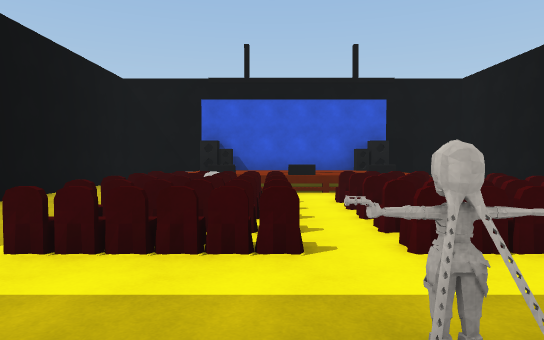
[1] (above)

17 first-person views from a walk through a 3-D level made in the Unity game engine. The camera is 1.5 m above the floor, tilts 2° down and sees 75° across. The floor is counted in squares, 2 m on a side. Each view is taken from the middle of a square. On the plan, view 1 faces up. The plan holds only what a view shows up to about 11 squares ahead; the rest is blank. The place goes on beyond the plan. The player is left out. Surface patterns are stand-ins for the level's own textures.

[2]
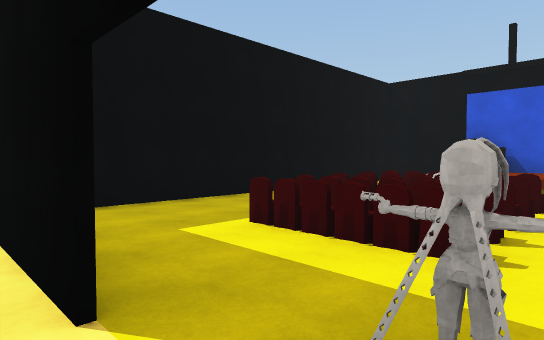

[3]
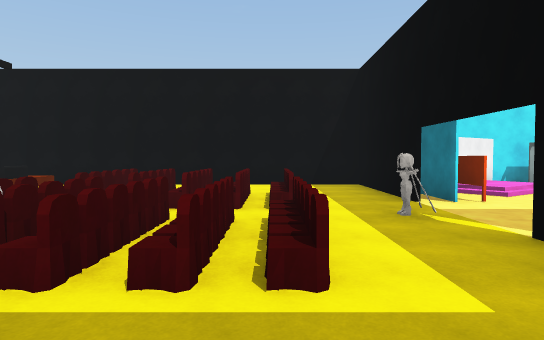

[4]
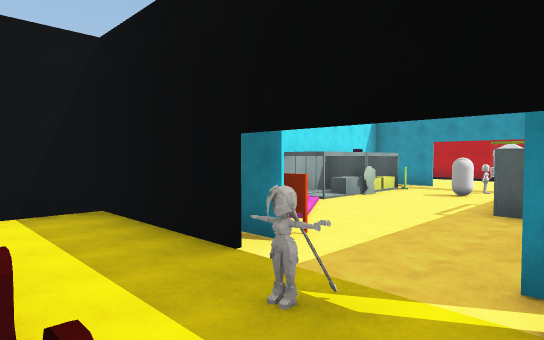

[5]
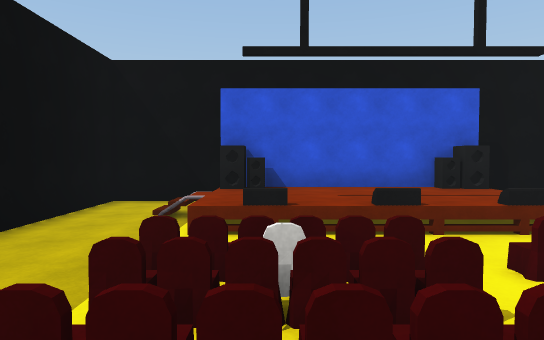

[6]
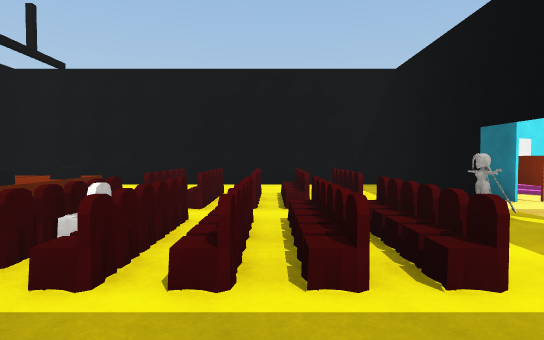

[7]
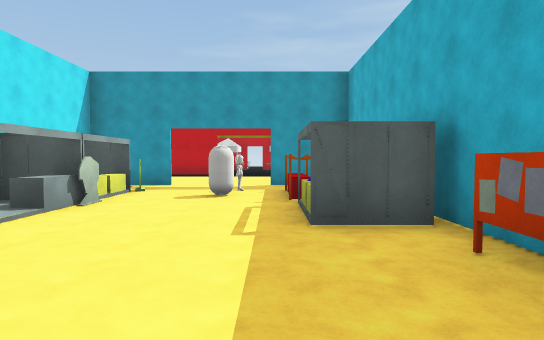

[8]
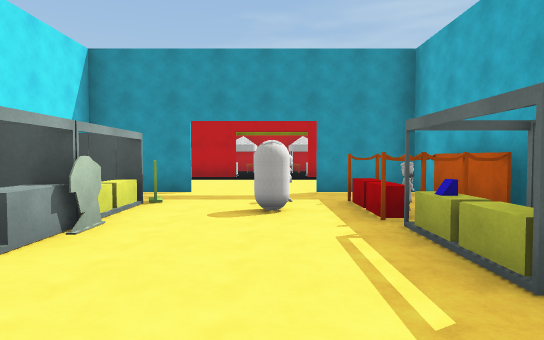

[9]
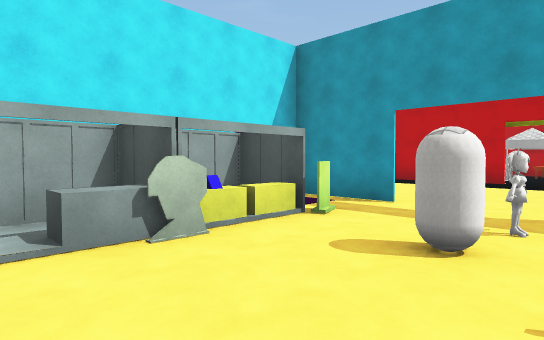

[10]
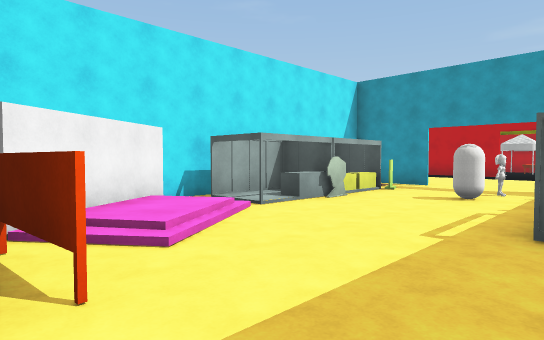

[11]
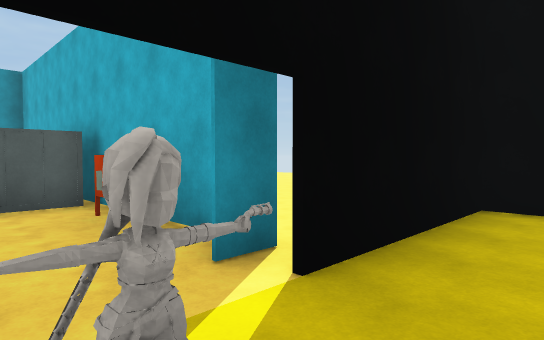

[12]
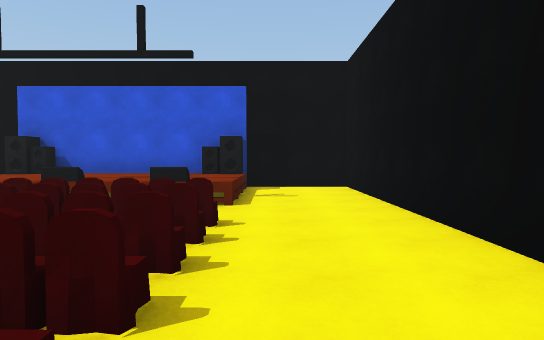

[13]
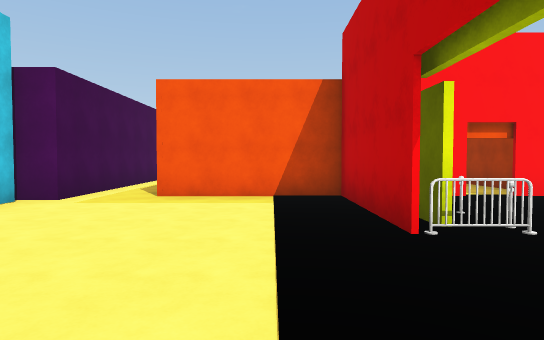

[14]
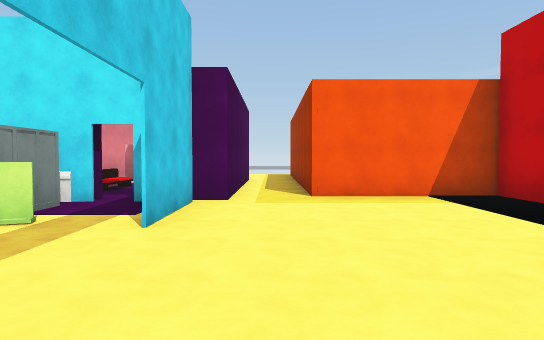

[15]
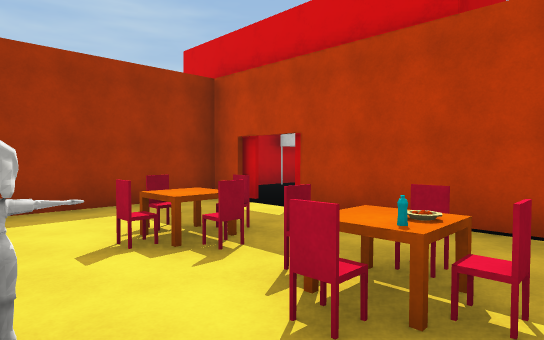

[16]
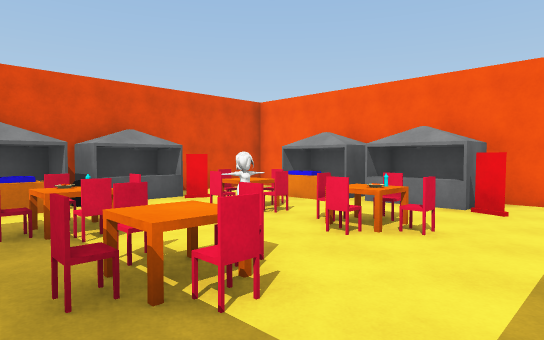

[17]
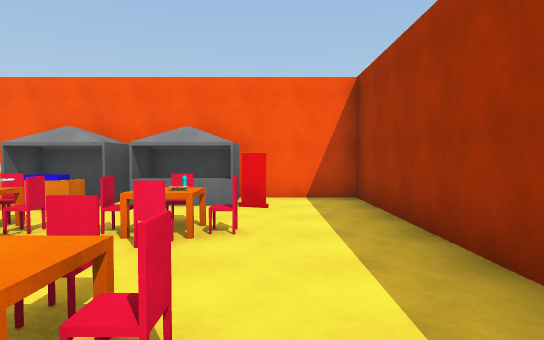

### Floor plan
Key: @ floor where view 1 was taken; # wall or solid block; x gap in a wall; . main floor; : floor 0.25 m higher than the main floor; + floor 0.75 m higher than the main floor; / step, stairs or slope; = window, fence, low wall or low ledge; ^ raised ledge; T thing the floor can be seen under or through; O other object.
Columns run from 5 left of view 1 to 15 right of it. Each row starts with its distance up from view 1.
 12 ####    ####
 11 #..      ..#
 10 #..##==##..#
  9 #.//+++++..#
  8 #..======..#
  7 #..........#
  6 #../=////..#
  5 #..#=####..#
  4 #..///TTT..#
  3 #..///==#..#
  2 #..........#
  1 #####.#....#
  0    .x@.#####
 -1   ..#....##
 -2  .. #.../:##
 -3 ..  #....//#
 -4 .   ##...//#
 -5     #....^.#
 -6     #.#..^##
 -7     #=.O..#######
 -8     ##.#.###..
 -9     #......#
-10     ###..##### ##
-11      ............
-12       ......#########
-13       ......#OO#=# ##
-14      .......#.O..OO##
-15         .####OOOOOO#
-16         OO  #OOOxO.#
-17         ....#.OOOO.##
-18           ....O..O#.#
-19           ..#.O.....#
-20          ...#########
-21          #

Positions as (right, up) in squares from view 1, and headings:
1: (0, 0), facing up
2: (1, 0), facing up-left
3: (-4, 3), facing right
4: (-1, 3), facing down-right
5: (-1, 3), facing up
6: (-4, 4), facing right
7: (1, 0), facing down
8: (2, -2), facing down
9: (1, -4), facing down-right
10: (0, 0), facing down-right
11: (1, 2), facing down-left
12: (4, 2), facing up
13: (0, -14), facing right
14: (0, -11), facing right
15: (11, -14), facing down-left
16: (8, -19), facing up-right
17: (8, -18), facing right
